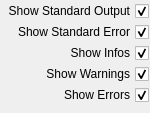
<?xml version="1.0" encoding="UTF-8"?>
<ui version="4.0">
 <class>LogWndControl</class>
 <widget class="QWidget" name="LogWndControl">
  <property name="geometry">
   <rect>
    <x>0</x>
    <y>0</y>
    <width>138</width>
    <height>113</height>
   </rect>
  </property>
  <property name="sizePolicy">
   <sizepolicy hsizetype="Minimum" vsizetype="Minimum">
    <horstretch>0</horstretch>
    <verstretch>0</verstretch>
   </sizepolicy>
  </property>
  <property name="windowTitle">
   <string>Form</string>
  </property>
  <property name="autoFillBackground">
   <bool>false</bool>
  </property>
  <layout class="QFormLayout" name="formLayout">
   <property name="horizontalSpacing">
    <number>1</number>
   </property>
   <property name="verticalSpacing">
    <number>1</number>
   </property>
   <property name="leftMargin">
    <number>1</number>
   </property>
   <property name="topMargin">
    <number>1</number>
   </property>
   <property name="rightMargin">
    <number>1</number>
   </property>
   <property name="bottomMargin">
    <number>1</number>
   </property>
   <item row="0" column="0">
    <layout class="QVBoxLayout" name="verticalLayout">
     <item>
      <widget class="QCheckBox" name="logwndcontrol_showSTDOUT">
       <property name="layoutDirection">
        <enum>Qt::RightToLeft</enum>
       </property>
       <property name="text">
        <string>Show Standard Output</string>
       </property>
       <property name="checked">
        <bool>true</bool>
       </property>
      </widget>
     </item>
     <item>
      <widget class="QCheckBox" name="logwndcontrol_showSTDERR">
       <property name="layoutDirection">
        <enum>Qt::RightToLeft</enum>
       </property>
       <property name="text">
        <string>Show Standard Error</string>
       </property>
       <property name="checked">
        <bool>true</bool>
       </property>
      </widget>
     </item>
     <item>
      <widget class="QCheckBox" name="logwndcontrol_showINF">
       <property name="layoutDirection">
        <enum>Qt::RightToLeft</enum>
       </property>
       <property name="text">
        <string>Show Infos</string>
       </property>
       <property name="checked">
        <bool>true</bool>
       </property>
      </widget>
     </item>
     <item>
      <widget class="QCheckBox" name="logwndcontrol_showWRN">
       <property name="layoutDirection">
        <enum>Qt::RightToLeft</enum>
       </property>
       <property name="text">
        <string>Show Warnings</string>
       </property>
       <property name="checked">
        <bool>true</bool>
       </property>
      </widget>
     </item>
     <item>
      <widget class="QCheckBox" name="logwndcontrol_showERR">
       <property name="layoutDirection">
        <enum>Qt::RightToLeft</enum>
       </property>
       <property name="text">
        <string>Show Errors</string>
       </property>
       <property name="checked">
        <bool>true</bool>
       </property>
      </widget>
     </item>
    </layout>
   </item>
  </layout>
 </widget>
 <resources/>
 <connections/>
</ui>
